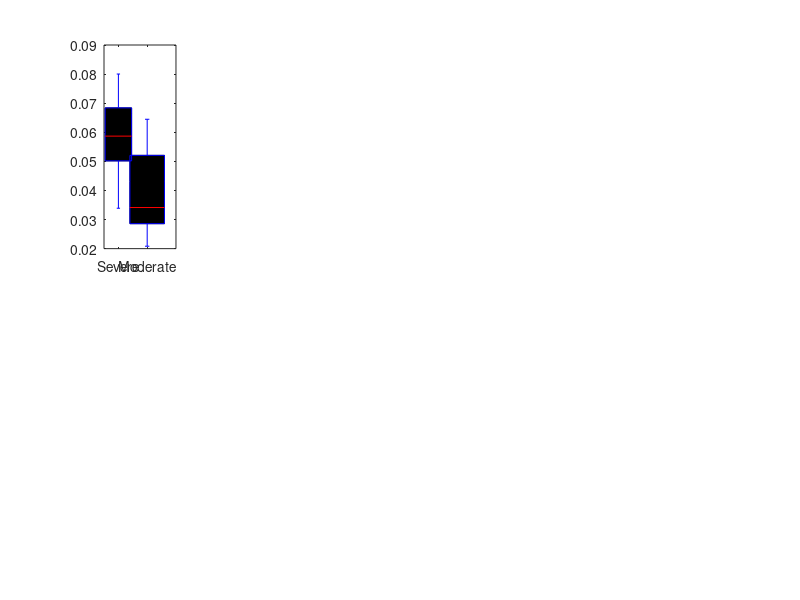

Write the MATLAB code that produced this figure. (Note: this script raises an error after producing the figure.)
%% ========================================================================
%  Function: main_Figure_5D
%
%  Description:
%      Boxplots with superimposed scatter points for 12 fitted parameters.
%      Comparison between Severe and Moderate neutropenia groups.
%      Mann–Whitney U test (ranksum) for between-group comparison.
%
%  Input:
%      params.mat: matrix [n_subject × n_param], optimized parameters from PSO
%
%  Output:
%      Figure: 2×6 subplot boxplots with individual data points and p-values
% =========================================================================
function main_Figure_5D(outputDir)
    % Handle input arguments for output directory
    if nargin < 1
        outputDir = 'Figure';
    end

    %% Load parameter matrix
    load('params.mat');

    %% Parameter labels (LaTeX for journal)
    param_names = {
        '$\beta_0$',                 % 1
        '$\theta_Q$',                % 2
        '$\theta_M$',                % 3
        '$\gamma_N$',                % 4
        '$\theta_C$',                % 5
        '$h_s$',                     % 6
        '$\eta_{M}^{\mathrm{max}}$', % 7
        '$B_s$',                     % 8
        '$B_n$',                     % 9
        '$\epsilon$',                %10
        '$\alpha$',                  %11
        '$\theta_1$'                %12
    };

    %% Group definition
    rows_group1 = [1,2,3,5,7,8,12,13,19,22,24,25,30];  % Severe
    all_rows    = 1:30;
    rows_group2 = setdiff(all_rows, rows_group1);        % Moderate

    group1 = params(rows_group1, :);
    group2 = params(rows_group2, :);

    %% Figure setting (journal style)
    fig = figure('Position', [50, 50, 1500, 330]);
    set(fig, 'Units', 'Normalized', 'Position', [0.05, 0.1, 0.95, 0.45]);

    %% Color scheme
    mycolor = [0.0000 0.4470 0.7410;   % Severe: blue
               0.8500 0.3250 0.0980];  % Moderate: orange
    scatter_color = mycolor;

    %% Subplot loop for each parameter
    for col = 1:12
        subplot(2, 6, col);
        data1 = group1(:, col);
        data2 = group2(:, col);
        all_data = [data1; data2];
        group_label = [ones(length(data1),1); 2*ones(length(data2),1)];

        %% Mann–Whitney U test
        [p, ~] = ranksum(data1, data2);

        %% Boxplot
        bp = boxplot(all_data, group_label, ...
            'Labels', {'Severe','Moderate'}, ...
            'Widths', 0.6, ...
            'Colors', 'k', ...
            'Symbol', 'o', ...
            'OutlierSize', 4, ...
            'Whisker', 1.5, ...
            'BoxStyle', 'outline');

        %% Fill box with color
        boxobj = findobj(gca,'Tag','Box');
        for i = 1:2
            patch(get(boxobj(i),'XData'),get(boxobj(i),'YData'),mycolor(i,:),...
                'FaceAlpha',0.5,'LineWidth',1.1);
        end

        %% Line style
        box_line = findobj(gca, 'Type', 'line');
        set(box_line, 'LineWidth', 1.5);
        set(gca, 'Box', 'on');
        set(gca, 'LineWidth', 1.5);
        grid off;

        %% Font setting (Arial, journal standard)
        set(gca, 'FontSize', 14, 'FontName', 'Arial');
        xlabel('');
        hold on;

        %% Scatter individual points (jitter)
        for i = 1:2
            data = all_data(group_label == i);
            x = i * ones(size(data)) + (rand(size(data))-0.5)*0.2;
            scatter(x, data, 60, scatter_color(i,:), 'filled', ...
                'MarkerEdgeColor', 'white', 'LineWidth', 2);
        end

        %% Significance bar and p-value
        y_max = max(all_data);
        y_line = y_max * 1.15;
        y_text = y_max * 1.25;
        plot([1, 2], [y_line, y_line], 'k', 'LineWidth', 1);
        plot([1, 1], [y_line, y_line*0.95], 'k', 'LineWidth', 1);
        plot([2, 2], [y_line, y_line*0.95], 'k', 'LineWidth', 1);

        text(1.5, y_text, sprintf('$p = %.3f$', p), ...
            'HorizontalAlignment', 'center', ...
            'FontSize', 12, 'FontName', 'Arial', 'Interpreter','latex');

        %% Axis limit
        y_min = min(all_data);
        ylim([y_min * 0.8, y_max * 1.35]);
        title(param_names{col}, 'Interpreter','latex','FontSize',15,'FontName','Arial');
        hold off;
    end

    % -------- Save Figure --------
    if ~isempty(outputDir)
        if ~exist(outputDir, 'dir')
            mkdir(outputDir);
        end
        outFile = fullfile(outputDir, 'Figure_5D.png');
        exportgraphics(fig, outFile, 'Resolution', 300);
        fprintf('Saved: %s\n', outFile);
    end

end
